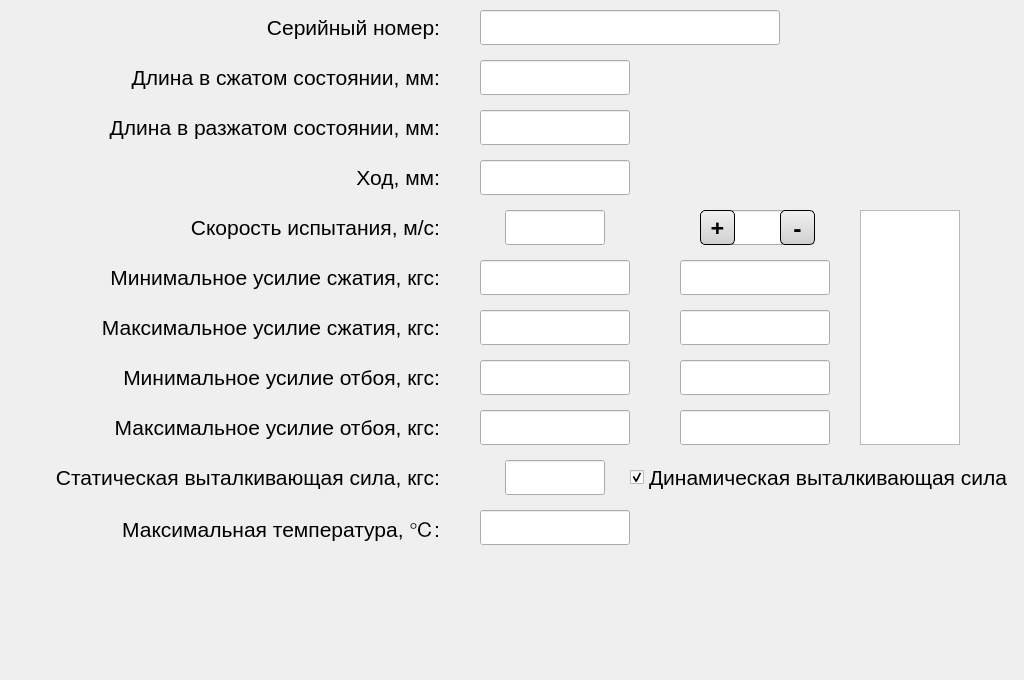
           <widget class="QFrame" name="specif_data_frame">
            <property name="geometry">
             <rect>
              <x>0</x>
              <y>120</y>
              <width>1024</width>
              <height>680</height>
             </rect>
            </property>
            <property name="minimumSize">
             <size>
              <width>1024</width>
              <height>680</height>
             </size>
            </property>
            <property name="maximumSize">
             <size>
              <width>16777215</width>
              <height>16777215</height>
             </size>
            </property>
            <property name="frameShape">
             <enum>QFrame::NoFrame</enum>
            </property>
            <property name="frameShadow">
             <enum>QFrame::Raised</enum>
            </property>
            <widget class="QLineEdit" name="specif_max_comp_lineEdit">
             <property name="geometry">
              <rect>
               <x>480</x>
               <y>310</y>
               <width>150</width>
               <height>35</height>
              </rect>
             </property>
             <property name="minimumSize">
              <size>
               <width>150</width>
               <height>35</height>
              </size>
             </property>
             <property name="maximumSize">
              <size>
               <width>150</width>
               <height>35</height>
              </size>
             </property>
             <property name="font">
              <font>
               <family>Arial</family>
               <pointsize>18</pointsize>
              </font>
             </property>
             <property name="text">
              <string/>
             </property>
             <property name="alignment">
              <set>Qt::AlignCenter</set>
             </property>
             <property name="readOnly">
              <bool>true</bool>
             </property>
            </widget>
            <widget class="QLineEdit" name="specif_max_recoil_lineEdit">
             <property name="geometry">
              <rect>
               <x>480</x>
               <y>410</y>
               <width>150</width>
               <height>35</height>
              </rect>
             </property>
             <property name="minimumSize">
              <size>
               <width>150</width>
               <height>35</height>
              </size>
             </property>
             <property name="maximumSize">
              <size>
               <width>150</width>
               <height>35</height>
              </size>
             </property>
             <property name="font">
              <font>
               <family>Arial</family>
               <pointsize>18</pointsize>
              </font>
             </property>
             <property name="text">
              <string/>
             </property>
             <property name="alignment">
              <set>Qt::AlignCenter</set>
             </property>
             <property name="readOnly">
              <bool>true</bool>
             </property>
            </widget>
            <widget class="QLineEdit" name="specif_max_temp_lineEdit">
             <property name="geometry">
              <rect>
               <x>480</x>
               <y>510</y>
               <width>150</width>
               <height>35</height>
              </rect>
             </property>
             <property name="minimumSize">
              <size>
               <width>150</width>
               <height>35</height>
              </size>
             </property>
             <property name="maximumSize">
              <size>
               <width>150</width>
               <height>35</height>
              </size>
             </property>
             <property name="font">
              <font>
               <family>Arial</family>
               <pointsize>18</pointsize>
              </font>
             </property>
             <property name="text">
              <string/>
             </property>
             <property name="alignment">
              <set>Qt::AlignCenter</set>
             </property>
             <property name="readOnly">
              <bool>true</bool>
             </property>
            </widget>
            <widget class="QLabel" name="specif_data_label">
             <property name="geometry">
              <rect>
               <x>100</x>
               <y>10</y>
               <width>340</width>
               <height>35</height>
              </rect>
             </property>
             <property name="font">
              <font>
               <family>Arial</family>
               <pointsize>16</pointsize>
              </font>
             </property>
             <property name="text">
              <string>Серийный номер:</string>
             </property>
             <property name="alignment">
              <set>Qt::AlignRight|Qt::AlignTrailing|Qt::AlignVCenter</set>
             </property>
            </widget>
            <widget class="QLabel" name="specif_data_label_3">
             <property name="geometry">
              <rect>
               <x>100</x>
               <y>110</y>
               <width>340</width>
               <height>35</height>
              </rect>
             </property>
             <property name="font">
              <font>
               <family>Arial</family>
               <pointsize>16</pointsize>
              </font>
             </property>
             <property name="text">
              <string>Длина в разжатом состоянии, мм:</string>
             </property>
             <property name="alignment">
              <set>Qt::AlignRight|Qt::AlignTrailing|Qt::AlignVCenter</set>
             </property>
            </widget>
            <widget class="QLabel" name="specif_data_label2">
             <property name="geometry">
              <rect>
               <x>100</x>
               <y>210</y>
               <width>340</width>
               <height>35</height>
              </rect>
             </property>
             <property name="font">
              <font>
               <family>Arial</family>
               <pointsize>16</pointsize>
              </font>
             </property>
             <property name="text">
              <string>Скорость испытания, м/с:</string>
             </property>
             <property name="alignment">
              <set>Qt::AlignRight|Qt::AlignTrailing|Qt::AlignVCenter</set>
             </property>
            </widget>
            <widget class="QLabel" name="specif_data_label_2">
             <property name="geometry">
              <rect>
               <x>100</x>
               <y>60</y>
               <width>340</width>
               <height>35</height>
              </rect>
             </property>
             <property name="font">
              <font>
               <family>Arial</family>
               <pointsize>16</pointsize>
              </font>
             </property>
             <property name="text">
              <string>Длина в сжатом состоянии, мм:</string>
             </property>
             <property name="alignment">
              <set>Qt::AlignRight|Qt::AlignTrailing|Qt::AlignVCenter</set>
             </property>
            </widget>
            <widget class="QLineEdit" name="specif_min_length_lineEdit">
             <property name="geometry">
              <rect>
               <x>480</x>
               <y>60</y>
               <width>150</width>
               <height>35</height>
              </rect>
             </property>
             <property name="minimumSize">
              <size>
               <width>150</width>
               <height>35</height>
              </size>
             </property>
             <property name="maximumSize">
              <size>
               <width>150</width>
               <height>35</height>
              </size>
             </property>
             <property name="font">
              <font>
               <family>Arial</family>
               <pointsize>18</pointsize>
              </font>
             </property>
             <property name="text">
              <string/>
             </property>
             <property name="alignment">
              <set>Qt::AlignCenter</set>
             </property>
             <property name="readOnly">
              <bool>true</bool>
             </property>
            </widget>
            <widget class="QLineEdit" name="specif_serial_lineEdit">
             <property name="geometry">
              <rect>
               <x>480</x>
               <y>10</y>
               <width>300</width>
               <height>35</height>
              </rect>
             </property>
             <property name="minimumSize">
              <size>
               <width>300</width>
               <height>35</height>
              </size>
             </property>
             <property name="maximumSize">
              <size>
               <width>300</width>
               <height>35</height>
              </size>
             </property>
             <property name="font">
              <font>
               <family>Arial</family>
               <pointsize>18</pointsize>
              </font>
             </property>
             <property name="text">
              <string/>
             </property>
             <property name="alignment">
              <set>Qt::AlignCenter</set>
             </property>
             <property name="readOnly">
              <bool>false</bool>
             </property>
            </widget>
            <widget class="QLabel" name="specif_data_label6">
             <property name="geometry">
              <rect>
               <x>100</x>
               <y>360</y>
               <width>340</width>
               <height>35</height>
              </rect>
             </property>
             <property name="font">
              <font>
               <family>Arial</family>
               <pointsize>16</pointsize>
              </font>
             </property>
             <property name="text">
              <string>Минимальное усилие отбоя, кгс:</string>
             </property>
             <property name="alignment">
              <set>Qt::AlignRight|Qt::AlignTrailing|Qt::AlignVCenter</set>
             </property>
            </widget>
            <widget class="QLabel" name="specif_data_label4">
             <property name="geometry">
              <rect>
               <x>100</x>
               <y>260</y>
               <width>340</width>
               <height>35</height>
              </rect>
             </property>
             <property name="font">
              <font>
               <family>Arial</family>
               <pointsize>16</pointsize>
              </font>
             </property>
             <property name="text">
              <string>Минимальное усилие сжатия, кгс:</string>
             </property>
             <property name="alignment">
              <set>Qt::AlignRight|Qt::AlignTrailing|Qt::AlignVCenter</set>
             </property>
            </widget>
            <widget class="QLineEdit" name="specif_max_length_lineEdit">
             <property name="geometry">
              <rect>
               <x>480</x>
               <y>110</y>
               <width>150</width>
               <height>35</height>
              </rect>
             </property>
             <property name="minimumSize">
              <size>
               <width>150</width>
               <height>35</height>
              </size>
             </property>
             <property name="maximumSize">
              <size>
               <width>150</width>
               <height>35</height>
              </size>
             </property>
             <property name="font">
              <font>
               <family>Arial</family>
               <pointsize>18</pointsize>
              </font>
             </property>
             <property name="text">
              <string/>
             </property>
             <property name="alignment">
              <set>Qt::AlignCenter</set>
             </property>
             <property name="readOnly">
              <bool>true</bool>
             </property>
            </widget>
            <widget class="QLineEdit" name="specif_min_comp_lineEdit">
             <property name="geometry">
              <rect>
               <x>480</x>
               <y>260</y>
               <width>150</width>
               <height>35</height>
              </rect>
             </property>
             <property name="minimumSize">
              <size>
               <width>150</width>
               <height>35</height>
              </size>
             </property>
             <property name="maximumSize">
              <size>
               <width>150</width>
               <height>35</height>
              </size>
             </property>
             <property name="font">
              <font>
               <family>Arial</family>
               <pointsize>18</pointsize>
              </font>
             </property>
             <property name="text">
              <string/>
             </property>
             <property name="alignment">
              <set>Qt::AlignCenter</set>
             </property>
             <property name="readOnly">
              <bool>true</bool>
             </property>
            </widget>
            <widget class="QLabel" name="specif_data_label5">
             <property name="geometry">
              <rect>
               <x>100</x>
               <y>310</y>
               <width>340</width>
               <height>35</height>
              </rect>
             </property>
             <property name="font">
              <font>
               <family>Arial</family>
               <pointsize>16</pointsize>
              </font>
             </property>
             <property name="text">
              <string>Максимальное усилие сжатия, кгс:</string>
             </property>
             <property name="alignment">
              <set>Qt::AlignRight|Qt::AlignTrailing|Qt::AlignVCenter</set>
             </property>
            </widget>
            <widget class="QLineEdit" name="specif_min_recoil_lineEdit">
             <property name="geometry">
              <rect>
               <x>480</x>
               <y>360</y>
               <width>150</width>
               <height>35</height>
              </rect>
             </property>
             <property name="minimumSize">
              <size>
               <width>150</width>
               <height>35</height>
              </size>
             </property>
             <property name="maximumSize">
              <size>
               <width>150</width>
               <height>35</height>
              </size>
             </property>
             <property name="font">
              <font>
               <family>Arial</family>
               <pointsize>18</pointsize>
              </font>
             </property>
             <property name="text">
              <string/>
             </property>
             <property name="alignment">
              <set>Qt::AlignCenter</set>
             </property>
             <property name="readOnly">
              <bool>true</bool>
             </property>
            </widget>
            <widget class="QLabel" name="specif_data_label7">
             <property name="geometry">
              <rect>
               <x>100</x>
               <y>410</y>
               <width>340</width>
               <height>35</height>
              </rect>
             </property>
             <property name="font">
              <font>
               <family>Arial</family>
               <pointsize>16</pointsize>
              </font>
             </property>
             <property name="text">
              <string>Максимальное усилие отбоя, кгс:</string>
             </property>
             <property name="alignment">
              <set>Qt::AlignRight|Qt::AlignTrailing|Qt::AlignVCenter</set>
             </property>
            </widget>
            <widget class="QLabel" name="specif_data_label8">
             <property name="geometry">
              <rect>
               <x>100</x>
               <y>510</y>
               <width>340</width>
               <height>35</height>
              </rect>
             </property>
             <property name="font">
              <font>
               <family>Arial</family>
               <pointsize>16</pointsize>
              </font>
             </property>
             <property name="text">
              <string>Максимальная температура, ℃:</string>
             </property>
             <property name="alignment">
              <set>Qt::AlignRight|Qt::AlignTrailing|Qt::AlignVCenter</set>
             </property>
            </widget>
            <widget class="QLineEdit" name="specif_speed_one_lineEdit">
             <property name="geometry">
              <rect>
               <x>505</x>
               <y>210</y>
               <width>100</width>
               <height>35</height>
              </rect>
             </property>
             <property name="minimumSize">
              <size>
               <width>100</width>
               <height>35</height>
              </size>
             </property>
             <property name="maximumSize">
              <size>
               <width>100</width>
               <height>35</height>
              </size>
             </property>
             <property name="font">
              <font>
               <family>Arial</family>
               <pointsize>18</pointsize>
              </font>
             </property>
             <property name="text">
              <string/>
             </property>
             <property name="alignment">
              <set>Qt::AlignCenter</set>
             </property>
             <property name="readOnly">
              <bool>true</bool>
             </property>
            </widget>
            <widget class="QLineEdit" name="specif_speed_two_lineEdit">
             <property name="geometry">
              <rect>
               <x>705</x>
               <y>210</y>
               <width>100</width>
               <height>35</height>
              </rect>
             </property>
             <property name="minimumSize">
              <size>
               <width>100</width>
               <height>35</height>
              </size>
             </property>
             <property name="maximumSize">
              <size>
               <width>100</width>
               <height>35</height>
              </size>
             </property>
             <property name="font">
              <font>
               <family>Arial</family>
               <pointsize>18</pointsize>
              </font>
             </property>
             <property name="text">
              <string/>
             </property>
             <property name="alignment">
              <set>Qt::AlignCenter</set>
             </property>
             <property name="readOnly">
              <bool>true</bool>
             </property>
            </widget>
            <widget class="QLabel" name="specif_data_label_4">
             <property name="geometry">
              <rect>
               <x>100</x>
               <y>160</y>
               <width>340</width>
               <height>35</height>
              </rect>
             </property>
             <property name="font">
              <font>
               <family>Arial</family>
               <pointsize>16</pointsize>
              </font>
             </property>
             <property name="text">
              <string>Ход, мм:</string>
             </property>
             <property name="alignment">
              <set>Qt::AlignRight|Qt::AlignTrailing|Qt::AlignVCenter</set>
             </property>
            </widget>
            <widget class="QLineEdit" name="specif_hod_lineEdit">
             <property name="geometry">
              <rect>
               <x>480</x>
               <y>160</y>
               <width>150</width>
               <height>35</height>
              </rect>
             </property>
             <property name="minimumSize">
              <size>
               <width>150</width>
               <height>35</height>
              </size>
             </property>
             <property name="maximumSize">
              <size>
               <width>150</width>
               <height>35</height>
              </size>
             </property>
             <property name="font">
              <font>
               <family>Arial</family>
               <pointsize>18</pointsize>
              </font>
             </property>
             <property name="text">
              <string/>
             </property>
             <property name="alignment">
              <set>Qt::AlignCenter</set>
             </property>
             <property name="readOnly">
              <bool>true</bool>
             </property>
            </widget>
            <widget class="QLineEdit" name="specif_min_comp_lineEdit_2">
             <property name="geometry">
              <rect>
               <x>680</x>
               <y>260</y>
               <width>150</width>
               <height>35</height>
              </rect>
             </property>
             <property name="minimumSize">
              <size>
               <width>150</width>
               <height>35</height>
              </size>
             </property>
             <property name="maximumSize">
              <size>
               <width>150</width>
               <height>35</height>
              </size>
             </property>
             <property name="font">
              <font>
               <family>Arial</family>
               <pointsize>18</pointsize>
              </font>
             </property>
             <property name="text">
              <string/>
             </property>
             <property name="alignment">
              <set>Qt::AlignCenter</set>
             </property>
             <property name="readOnly">
              <bool>true</bool>
             </property>
            </widget>
            <widget class="QLineEdit" name="specif_max_comp_lineEdit_2">
             <property name="geometry">
              <rect>
               <x>680</x>
               <y>310</y>
               <width>150</width>
               <height>35</height>
              </rect>
             </property>
             <property name="minimumSize">
              <size>
               <width>150</width>
               <height>35</height>
              </size>
             </property>
             <property name="maximumSize">
              <size>
               <width>150</width>
               <height>35</height>
              </size>
             </property>
             <property name="font">
              <font>
               <family>Arial</family>
               <pointsize>18</pointsize>
              </font>
             </property>
             <property name="text">
              <string/>
             </property>
             <property name="alignment">
              <set>Qt::AlignCenter</set>
             </property>
             <property name="readOnly">
              <bool>true</bool>
             </property>
            </widget>
            <widget class="QLineEdit" name="specif_min_recoil_lineEdit_2">
             <property name="geometry">
              <rect>
               <x>680</x>
               <y>360</y>
               <width>150</width>
               <height>35</height>
              </rect>
             </property>
             <property name="minimumSize">
              <size>
               <width>150</width>
               <height>35</height>
              </size>
             </property>
             <property name="maximumSize">
              <size>
               <width>150</width>
               <height>35</height>
              </size>
             </property>
             <property name="font">
              <font>
               <family>Arial</family>
               <pointsize>18</pointsize>
              </font>
             </property>
             <property name="text">
              <string/>
             </property>
             <property name="alignment">
              <set>Qt::AlignCenter</set>
             </property>
             <property name="readOnly">
              <bool>true</bool>
             </property>
            </widget>
            <widget class="QLineEdit" name="specif_max_recoil_lineEdit_2">
             <property name="geometry">
              <rect>
               <x>680</x>
               <y>410</y>
               <width>150</width>
               <height>35</height>
              </rect>
             </property>
             <property name="minimumSize">
              <size>
               <width>150</width>
               <height>35</height>
              </size>
             </property>
             <property name="maximumSize">
              <size>
               <width>150</width>
               <height>35</height>
              </size>
             </property>
             <property name="font">
              <font>
               <family>Arial</family>
               <pointsize>18</pointsize>
              </font>
             </property>
             <property name="text">
              <string/>
             </property>
             <property name="alignment">
              <set>Qt::AlignCenter</set>
             </property>
             <property name="readOnly">
              <bool>true</bool>
             </property>
            </widget>
            <widget class="QCheckBox" name="push_force_chb">
             <property name="geometry">
              <rect>
               <x>630</x>
               <y>460</y>
               <width>380</width>
               <height>35</height>
              </rect>
             </property>
             <property name="font">
              <font>
               <family>Arial</family>
               <pointsize>16</pointsize>
              </font>
             </property>
             <property name="text">
              <string>Динамическая выталкивающая сила</string>
             </property>
             <property name="checked">
              <bool>true</bool>
             </property>
            </widget>
            <widget class="QTableView" name="specif_lab_cascade_speed_table">
             <property name="geometry">
              <rect>
               <x>860</x>
               <y>210</y>
               <width>100</width>
               <height>235</height>
              </rect>
             </property>
             <property name="minimumSize">
              <size>
               <width>100</width>
               <height>0</height>
              </size>
             </property>
             <property name="maximumSize">
              <size>
               <width>100</width>
               <height>16777215</height>
              </size>
             </property>
             <property name="font">
              <font>
               <family>Arial</family>
               <pointsize>18</pointsize>
              </font>
             </property>
             <property name="editTriggers">
              <set>QAbstractItemView::NoEditTriggers</set>
             </property>
            </widget>
            <widget class="QLabel" name="specif_data_label8_2">
             <property name="geometry">
              <rect>
               <x>40</x>
               <y>460</y>
               <width>400</width>
               <height>35</height>
              </rect>
             </property>
             <property name="font">
              <font>
               <family>Arial</family>
               <pointsize>16</pointsize>
              </font>
             </property>
             <property name="text">
              <string>Статическая выталкивающая сила, кгс:</string>
             </property>
             <property name="alignment">
              <set>Qt::AlignRight|Qt::AlignTrailing|Qt::AlignVCenter</set>
             </property>
            </widget>
            <widget class="QLineEdit" name="specif_static_push_force_lineEdit">
             <property name="geometry">
              <rect>
               <x>505</x>
               <y>460</y>
               <width>100</width>
               <height>35</height>
              </rect>
             </property>
             <property name="minimumSize">
              <size>
               <width>100</width>
               <height>35</height>
              </size>
             </property>
             <property name="maximumSize">
              <size>
               <width>100</width>
               <height>35</height>
              </size>
             </property>
             <property name="font">
              <font>
               <family>Arial</family>
               <pointsize>18</pointsize>
              </font>
             </property>
             <property name="text">
              <string/>
             </property>
             <property name="alignment">
              <set>Qt::AlignCenter</set>
             </property>
             <property name="readOnly">
              <bool>false</bool>
             </property>
            </widget>
            <widget class="QPushButton" name="btn_add_speed">
             <property name="geometry">
              <rect>
               <x>700</x>
               <y>210</y>
               <width>35</width>
               <height>35</height>
              </rect>
             </property>
             <property name="minimumSize">
              <size>
               <width>35</width>
               <height>35</height>
              </size>
             </property>
             <property name="maximumSize">
              <size>
               <width>35</width>
               <height>35</height>
              </size>
             </property>
             <property name="font">
              <font>
               <family>Arial Black</family>
               <pointsize>18</pointsize>
               <weight>75</weight>
               <bold>true</bold>
              </font>
             </property>
             <property name="styleSheet">
              <string notr="true">QPushButton 
{
	color: rgb(0, 0, 0);
	background-color: qlineargradient(spread:pad, x1:0.489, y1:0.0227273, x2:0.489, y2:1, stop:0 rgba(240, 240, 240, 255), stop:1 rgba(207, 207, 207, 255));

	border: 1px rgb(0, 0, 0);
	border-radius: 5px;

	border-style: outset;

	padding: 5px;
}

QPushButton:hover
{
	background-color: qlineargradient(spread:pad, x1:0.489, y1:0.0227273, x2:0.489, y2:1, stop:0 rgba(234, 246, 253, 255), stop:1 rgba(169, 219, 246, 255));
	
}
	

QPushButton:checked
{
	background-color: rgb(0, 255, 0)
	
}</string>
             </property>
             <property name="text">
              <string>+</string>
             </property>
             <property name="checkable">
              <bool>false</bool>
             </property>
             <property name="checked">
              <bool>false</bool>
             </property>
            </widget>
            <widget class="QPushButton" name="btn_reduce_speed">
             <property name="geometry">
              <rect>
               <x>780</x>
               <y>210</y>
               <width>35</width>
               <height>35</height>
              </rect>
             </property>
             <property name="minimumSize">
              <size>
               <width>35</width>
               <height>35</height>
              </size>
             </property>
             <property name="maximumSize">
              <size>
               <width>35</width>
               <height>35</height>
              </size>
             </property>
             <property name="font">
              <font>
               <family>Arial Black</family>
               <pointsize>18</pointsize>
               <weight>75</weight>
               <bold>true</bold>
              </font>
             </property>
             <property name="styleSheet">
              <string notr="true">QPushButton 
{
	color: rgb(0, 0, 0);
	background-color: qlineargradient(spread:pad, x1:0.489, y1:0.0227273, x2:0.489, y2:1, stop:0 rgba(240, 240, 240, 255), stop:1 rgba(207, 207, 207, 255));

	border: 1px rgb(0, 0, 0);
	border-radius: 5px;

	border-style: outset;

	padding: 5px;
}

QPushButton:hover
{
	background-color: qlineargradient(spread:pad, x1:0.489, y1:0.0227273, x2:0.489, y2:1, stop:0 rgba(234, 246, 253, 255), stop:1 rgba(169, 219, 246, 255));
	
}
	

QPushButton:checked
{
	background-color: rgb(0, 255, 0)
	
}</string>
             </property>
             <property name="text">
              <string>-</string>
             </property>
             <property name="checkable">
              <bool>false</bool>
             </property>
             <property name="checked">
              <bool>false</bool>
             </property>
            </widget>
           </widget>
